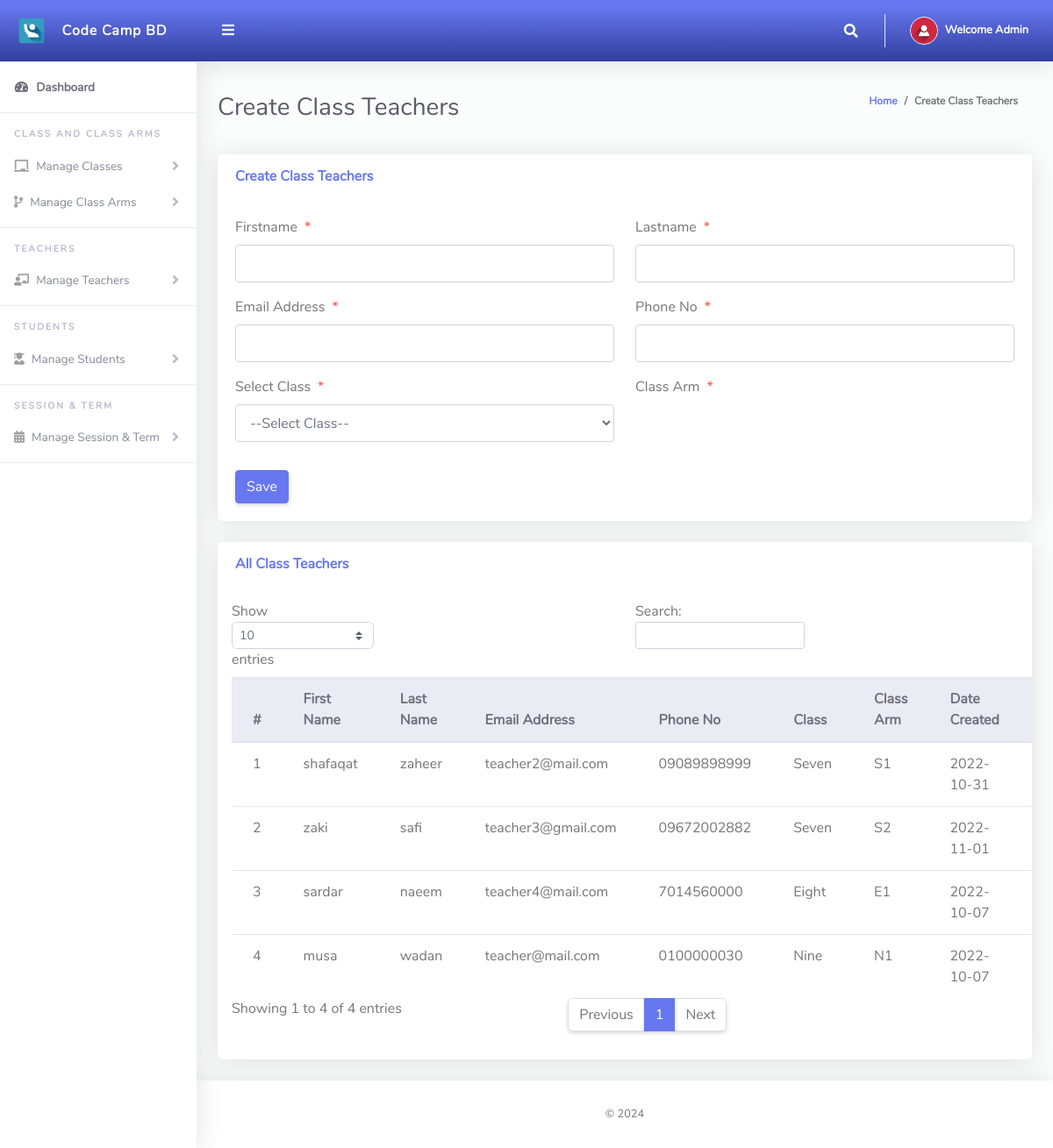
The page /Admin/createClassTeacher.php (signed in) on the database its author committed.
### tables this page shows
CREATE TABLE `tblclassteacher` (
  `Id` int(10) NOT NULL,
  `firstName` varchar(255) NOT NULL,
  `lastName` varchar(255) NOT NULL,
  `emailAddress` varchar(255) NOT NULL,
  `password` varchar(255) NOT NULL,
  `phoneNo` varchar(50) NOT NULL,
  `classId` varchar(10) NOT NULL,
  `classArmId` varchar(10) NOT NULL,
  `dateCreated` varchar(50) NOT NULL
);

CREATE TABLE `tblclass` (
  `Id` int(10) NOT NULL,
  `className` varchar(255) NOT NULL
);

CREATE TABLE `tblclassarms` (
  `Id` int(10) NOT NULL,
  `classId` varchar(10) NOT NULL,
  `classArmName` varchar(255) NOT NULL,
  `isAssigned` varchar(10) NOT NULL
);

### Admin/createClassTeacher.php (the view, shortened to what this page needs)
<?php
include '../Includes/dbcon.php';
?>
<!DOCTYPE html>
<html lang="en">
<head>
  <link href="../vendor/fontawesome-free/css/all.min.css" rel="stylesheet" type="text/css">
  <link href="../vendor/bootstrap/css/bootstrap.min.css" rel="stylesheet" type="text/css">
  <link href="css/ruang-admin.min.css" rel="stylesheet">
</head>
<body id="page-top">
  <div id="wrapper">
      <?php include "Includes/sidebar.php";?>
    <div id="content-wrapper" class="d-flex flex-column">
      <div id="content">
       <?php include "Includes/topbar.php";?>
        <div class="container-fluid" id="container-wrapper">
          <div class="d-sm-flex align-items-center justify-content-between mb-4">
            <h1 class="h3 mb-0 text-gray-800">Create Class Teachers</h1>
            <ol class="breadcrumb">
              <li class="breadcrumb-item"><a href="./">Home</a></li>
              <li class="breadcrumb-item active" aria-current="page">Create Class Teachers</li>
            </ol>
          </div>
          <div class="row">
            <div class="col-lg-12">
              <div class="card mb-4">
                <div class="card-header py-3 d-flex flex-row align-items-center justify-content-between">
                  <h6 class="m-0 font-weight-bold text-primary">Create Class Teachers</h6>
                </div>
                <div class="card-body">
                  <form method="post">
                   <div class="form-group row mb-3">
                        <div class="col-xl-6">
                        <label class="form-control-label">Firstname<span class="text-danger ml-2">*</span></label>
                        <input type="text" class="form-control" required name="firstName" value="<?php echo $row['firstName'];?>" id="exampleInputFirstName">
                        </div>
                        <div class="col-xl-6">
                        <label class="form-control-label">Lastname<span class="text-danger ml-2">*</span></label>
                      <input type="text" class="form-control" required name="lastName" value="<?php echo $row['lastName'];?>" id="exampleInputFirstName" >
                        </div>
                    </div>
                     <div class="form-group row mb-3">
                        <div class="col-xl-6">
                        <label class="form-control-label">Email Address<span class="text-danger ml-2">*</span></label>
                        <input type="email" class="form-control" required name="emailAddress" value="<?php echo $row['emailAddress'];?>" id="exampleInputFirstName" >
                        </div>
                        <div class="col-xl-6">
                        <label class="form-control-label">Phone No<span class="text-danger ml-2">*</span></label>
                      <input type="text" class="form-control" name="phoneNo" value="<?php echo $row['phoneNo'];?>" id="exampleInputFirstName" >
                        </div>
                    </div>
                    <div class="form-group row mb-3">
                        <div class="col-xl-6">
                        <label class="form-control-label">Select Class<span class="text-danger ml-2">*</span></label>
                         <?php
                        $qry= "SELECT * FROM tblclass ORDER BY className ASC";
                        $result = $conn->query($qry);
                        $num = $result->num_rows;
                        if ($num > 0){
                          echo ' <select required name="classId" onchange="classArmDropdown(this.value)" class="form-control mb-3">';
                          echo'<option value="">--Select Class--</option>';
                                  echo '</select>';
                              }
                            ?>
                        </div>
                        <div class="col-xl-6">
                        <label class="form-control-label">Class Arm<span class="text-danger ml-2">*</span></label>
                        </div>
                    </div>
                      <?php
                    if (isset($Id))
                    {
                    ?>
                    <button type="submit" name="update" class="btn btn-warning">Update</button>
                    &nbsp;&nbsp;&nbsp;&nbsp;&nbsp;&nbsp;&nbsp;&nbsp;&nbsp;&nbsp;
                    <?php
                    } else {
                    ?>
                    <button type="submit" name="save" class="btn btn-primary">Save</button>
                    <?php
                    }
                    ?>
                  </form>
                </div>
              </div>
                 <div class="row">
              <div class="col-lg-12">
              <div class="card mb-4">
                <div class="card-header py-3 d-flex flex-row align-items-center justify-content-between">
                  <h6 class="m-0 font-weight-bold text-primary">All Class Teachers</h6>
                </div>
                <div class="table-responsive p-3">
                  <table class="table align-items-center table-flush table-hover" id="dataTableHover">
                    <thead class="thead-light">
                      <tr>
                        <th>#</th>
                        <th>First Name</th>
                        <th>Last Name</th>
                        <th>Email Address</th>
                        <th>Phone No</th>
                        <th>Class</th>
                        <th>Class Arm</th>
                        <th>Date Created</th>
                        <th>Delete</th>
                      </tr>
                    </thead>
                    <tbody>
                  <?php
                      $query = "SELECT tblclassteacher.Id,tblclass.className,tblclassarms.classArmName,tblclassarms.Id AS classArmId,tblclassteacher.firstName,
                      tblclassteacher.lastName,tblclassteacher.emailAddress,tblclassteacher.phoneNo,tblclassteacher.dateCreated
                      FROM tblclassteacher
                      INNER JOIN tblclass ON tblclass.Id = tblclassteacher.classId
                      INNER JOIN tblclassarms ON tblclassarms.Id = tblclassteacher.classArmId";
                      $rs = $conn->query($query);
                      $num = $rs->num_rows;
                      $sn=0;
                      if($num > 0)
                      {
                        while ($rows = $rs->fetch_assoc())
                          {
                             $sn = $sn + 1;
                            echo"
                              <tr>
                                <td>".$sn."</td>
                                <td>".$rows['firstName']."</td>
                                <td>".$rows['lastName']."</td>
                                <td>".$rows['emailAddress']."</td>
                                <td>".$rows['phoneNo']."</td>
                                <td>".$rows['className']."</td>
                                <td>".$rows['classArmName']."</td>
                                 <td>".$rows['dateCreated']."</td>
                                <td><a href='?action=delete&Id=".$rows['Id']."&classArmId=".$rows['classArmId']."'><i class='fas fa-fw fa-trash'></i></a></td>
                              </tr>";
                          }
                      }
                      else
                      {
                           echo
                           "<div class='alert alert-danger' role='alert'>
                            No Record Found!
                            </div>";
                      }
                      ?>
                    </tbody>
                  </table>
                </div>
              </div>
            </div>
            </div>
          </div>
        </div>
      </div>
       <?php include "Includes/footer.php";?>
    </div>
  </div>
</body>
</html>

### Admin/Includes/topbar.php (shortened to what this page needs)
<?php
  $query = "SELECT * FROM tbladmin WHERE Id = ".$_SESSION['userId']."";
  $rs = $conn->query($query);
  $rows = $rs->fetch_assoc();
  $fullName = $rows['firstName']." ".$rows['lastName'];
?>
<nav class="navbar navbar-expand navbar-light bg-gradient-primary topbar mb-4 static-top">
          <button id="sidebarToggleTop" class="btn btn-link rounded-circle mr-3">
            <i class="fa fa-bars"></i>
          </button>
          <ul class="navbar-nav ml-auto">
            <li class="nav-item dropdown no-arrow">
              <a class="nav-link dropdown-toggle" href="#" id="searchDropdown" role="button" data-toggle="dropdown"
                aria-haspopup="true" aria-expanded="false">
                <i class="fas fa-search fa-fw"></i>
              </a>
            </li>
            <li class="nav-item dropdown no-arrow">
              <a class="nav-link dropdown-toggle" href="#" id="userDropdown" role="button" data-toggle="dropdown"
                aria-haspopup="true" aria-expanded="false">
                <img class="img-profile rounded-circle" src="img/user-icn.png" style="max-width: 60px">
                <span class="ml-2 d-none d-lg-inline text-white small"><b>Welcome <?php echo $fullName;?></b></span>
              </a>
            </li>
          </ul>
        </nav>

### rows shown on the page
tblclassteacher: firstName "shafaqat", lastName "zaheer", emailAddress "teacher2@mail.com", phoneNo "09089898999", classId.className "Seven", classArmId.classArmName "S1", dateCreated "2022-10-31"
tblclassteacher: firstName "zaki", lastName "safi", emailAddress "teacher3@gmail.com", phoneNo "09672002882", classId.className "Seven", classArmId.classArmName "S2", dateCreated "2022-11-01"
tblclassteacher: firstName "sardar", lastName "naeem", emailAddress "teacher4@mail.com", phoneNo "7014560000", classId.className "Eight", classArmId.classArmName "E1", dateCreated "2022-10-07"
tblclassteacher: firstName "musa", lastName "wadan", emailAddress "teacher@mail.com", phoneNo "0100000030", classId.className "Nine", classArmId.classArmName "N1", dateCreated "2022-10-07"

### other values the page prints
$fullName "Admin"
